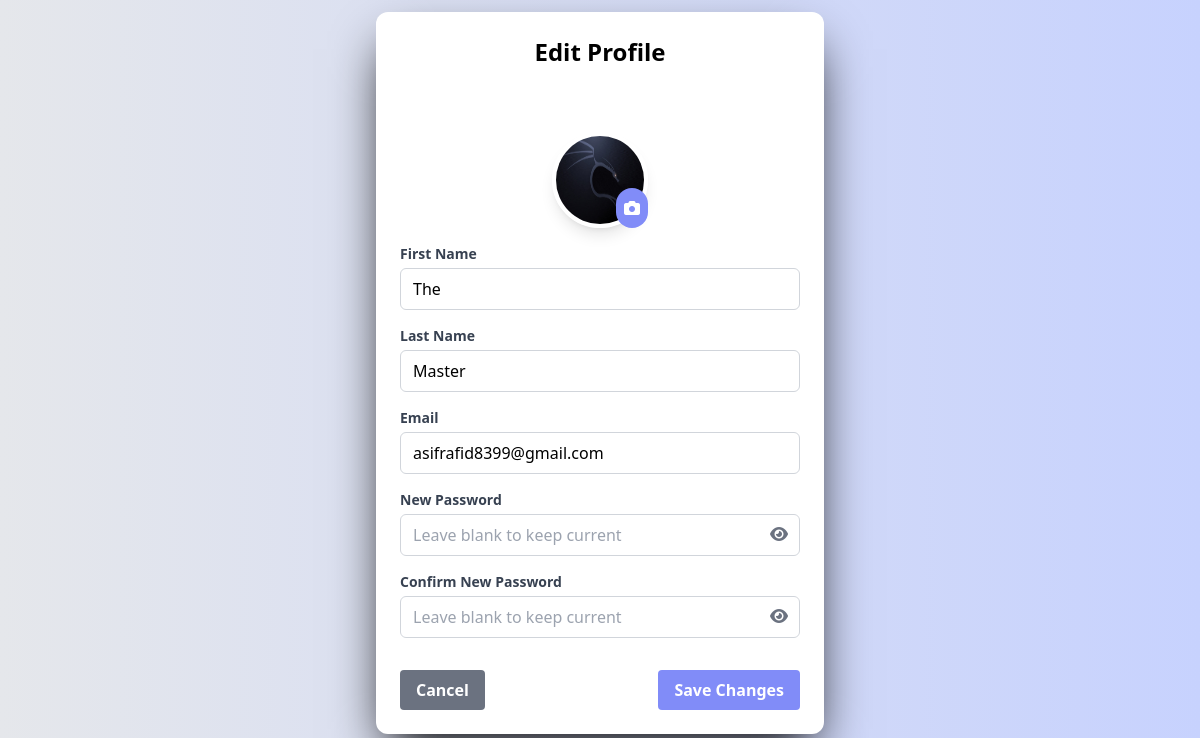
The page /accounts/editprofile/ (signed in) on the database its author committed.
### accounts/models.py (models this page shows, shortened)
class User(AbstractUser):
    contact = models.CharField(max_length=15, blank=True, null=True)
    profilepicture = models.ImageField(upload_to='images/profilepictures', blank=True, null=True,default='images/profilepictures/rafid1.jpg')
    role=models.TextField(default='user')
    course=models.IntegerField(default=-1)
    department=models.IntegerField(default=-1)
    groups = models.ManyToManyField(
        'auth.Group',
        related_name='custom_user_set',
        blank=True
    )
    user_permissions = models.ManyToManyField(
        'auth.Permission',
        related_name='custom_user_permissions_set',
        blank=True
    )

### accounts/decorators.py (the view)
    def wrapper(request, *args, **kwargs):
        print(f"User activity logged for {request.user.username} performing {func.__name__}")
        return func(request, *args, **kwargs)

### accounts/singleton.py (called while the page is built)
    @classmethod
    def get_instance(cls, user_id=None):
        if cls._instance is None and user_id:
            cls._instance = User.objects.get(id=user_id)
        return cls._instance

### accounts/views.py (called while the page is built, shortened)
@login_required
@log_activity  # Apply the decorator to log activity for profile editing
def edit_profile(request):
    user = UserSingleton.get_instance(request.user.id)
    return render(request, "editprofile.html", context={'users': user})

### accounts/templates/editprofile.html (shortened to what this page needs)
<!DOCTYPE html>
<html lang="en">
<head>
    <script src="https://cdn.tailwindcss.com"></script>
    <link rel="stylesheet" href="https://cdnjs.cloudflare.com/ajax/libs/font-awesome/6.4.0/css/all.min.css">
    {% load static %}
</head>
<body class="bg-gradient-to-r from-gray-200 to-indigo-200 screen flex items-center justify-center p-3">
    <div class="w-full max-w-md bg-white rounded-xl shadow-2xl shadow-black overflow-hidden">
        <div class="p-6 text-center">
            <h1 class="text-2xl font-bold text-black">Edit Profile</h1>
        </div>
        <form id="profileForm" method="POST" enctype="multipart/form-data" class="p-6 space-y-4" action="{% url 'editprofile' %}">
            <div class="flex justify-center">
                <div class="relative">
                    <img id="profileImage" src="{{ request.user.profilepicture.url }}" alt="Profile"
                         class="w-24 h-24 rounded-full border-4 border-white shadow-lg">
                    <button type="button" id="changePhotoBtn" class="absolute bottom-0 right-0 bg-indigo-400 text-white rounded-full p-2 hover:bg-indigo-500 transition">
                        <i class="fas fa-camera"></i>
                    </button>
                </div>
            </div>
            <div>
                <label for="FirstName" class="block text-gray-700 text-sm font-bold mb-1">First Name</label>
                <input type="text" id="FirstName" name="FirstName"
                       class="w-full px-3 py-2 border border-gray-300 rounded-md focus:outline-none focus:ring-2 focus:ring-blue-500"
                       value="{{ request.user.first_name }}" required>
            </div>
            <div>
                <label for="LastName" class="block text-gray-700 text-sm font-bold mb-1">Last Name</label>
                <input type="text" id="LastName" name="LastName"
                       class="w-full px-3 py-2 border border-gray-300 rounded-md focus:outline-none focus:ring-2 focus:ring-blue-500"
                       value="{{ request.user.last_name }}" required>
            </div>
            <div>
                <label for="email" class="block text-gray-700 text-sm font-bold mb-1">Email</label>
                <input type="email" id="email" name="email"
                       class="w-full px-3 py-2 border border-gray-300 rounded-md focus:outline-none focus:ring-2 focus:ring-blue-500"
                       value="{{ request.user.email }}" required>
            </div>
            <div>
                <label for="psw" class="block text-gray-700 text-sm font-bold mb-1">New Password</label>
                <div class="relative">
                    <input type="password" id="psw" name="psw"
                           class="w-full px-3 py-2 border border-gray-300 rounded-md focus:outline-none focus:ring-2 focus:ring-blue-500"
                           placeholder="Leave blank to keep current">
                    <button type="button" id="togglePassword" class="absolute right-3 top-2 text-gray-500 hover:text-gray-700">
                        <i class="fas fa-eye"></i>
                    </button>
                </div>
            </div>
            <div>
                <label for="psw-repeat" class="block text-gray-700 text-sm font-bold mb-1">Confirm New Password</label>
                <div class="relative">
                    <input type="password" id="psw-repeat" name="psw-repeat"
                           class="w-full px-3 py-2 border border-gray-300 rounded-md focus:outline-none focus:ring-2 focus:ring-blue-500"
                           placeholder="Leave blank to keep current">
                    <button type="button" id="toggleConfirmPassword" class="absolute right-3 top-2 text-gray-500 hover:text-gray-700">
                        <i class="fas fa-eye"></i>
                    </button>
                </div>
            </div>
            <div class="pt-4 flex justify-between">
                <a href="{% url 'viewprofile' %}" class="bg-gray-500 hover:bg-gray-600 text-white font-bold py-2 px-4 rounded transition">
                    Cancel
                </a>
                <button type="submit" id="saveBtn" class="bg-indigo-400 hover:bg-indigo-500 text-white font-bold py-2 px-4 rounded transition">
                    Save Changes
                </button>
            </div>
        </form>
    </div>
</body>
</html>

### rows shown on the page
User: user.profilepicture (picture), FirstName "The", LastName "Master", email "asifrafid8399@gmail.com"
